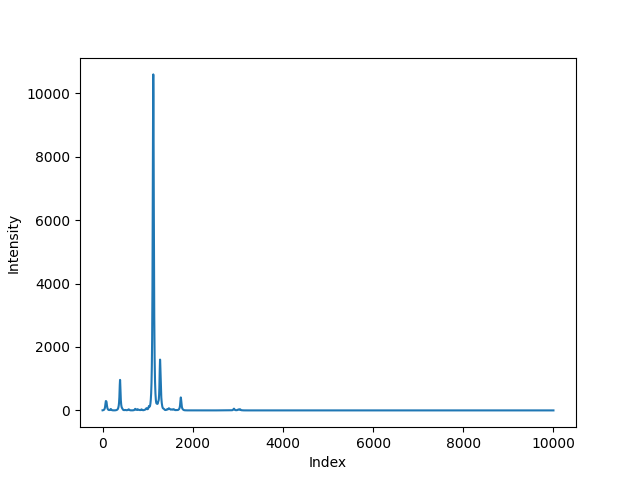

Here is the Python script that generated this plot:
import numpy as np
import matplotlib.pyplot as plt

# result pair is discret wavenumber and intensity
# function A calculate how much of each result pair affect out interested wavenumber
#  a1 and a3 are, respectively, the intensity and wavenumber,obtained in the quantum chemical calculations.
# The remaining shape parameters, a2 and a4, were set as 0.075 and 0.015, following the best agreement with the experimental bandshapes.
def A(v, a3 , a1, a2=0.075, a4=0.015):
  return a1 * np.exp(-(a4**2) * (v - a3)**2) / (1 + a2**2 * (v - a3)**2)

data = {
    1573.34829012: 76.49504446,
    3109.58706778: 0.59058089,
    3648.74297346: 2.04505505,
    3730.39770829: 2.46557077,
    5234.41957248: 0.10609848,
    5279.99719162: 0.00484495,
    7224.01921962: 0.01027934,
    7240.01703666: 0.04340794,
    7380.32774933: 0.00570194,
}

with open("PET.out", "r") as f:
    lines = f.readlines()
    result = False
    result_ls = []
    for idx, line in enumerate(lines, 1):
        if "Results With intensities" in line:
            result = not result
        if result:
            line = line.strip().split(" ")
            line = [elem for elem in line if elem.strip()]
            result_ls.append(line)

def print_all_wavenumber():
    intensity_cm1 = [0]*10000
    for wavenumber, intensity in result_dict.items(): 
      for i in range(1,10000): # this cover all the wavenumber simulation covers
        result = A(i,wavenumber,intensity)
        intensity_cm1[i] = intensity_cm1[i] + result
    plt.plot(intensity_cm1)

result_dict = {float(i[1]): float(i[3]) for i in result_ls[5:-3]}


print_all_wavenumber()

interested_wavelength = list(range(1500,1900))
interested_wavenumber = [ 10000000/i for i in interested_wavelength ]
intensity_nm = [0] * len(interested_wavenumber)

for wavenumber, intensity in result_dict.items(): 
  for i in range(len(interested_wavenumber)):
    result = A(interested_wavenumber[i],wavenumber,intensity)
    intensity_nm[i] = intensity_nm[i] + result
flip = [ 1-i for i in intensity_nm ]

plt.plot(interested_wavelength, flip)
plt.xlabel('Index')
plt.ylabel('Intensity')
plt.savefig('spectrum1.png')
plt.show()